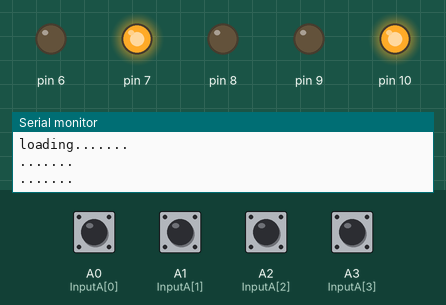
Recording of a sketch running on a simulated Arduino Uno, built with avr-gcc and run on an emulated ATmega328P. On the bench: output pins drawn as LEDs (lit = HIGH), the last lines printed to the serial monitor. The test bench sets the inputs (shaded band); at power-on: A0 (InputA[0]), A1 (InputA[1]), A2 (InputA[2]), A3 (InputA[3]) HIGH.

Above: at 1.2 s.
1.3 s: A0 (InputA[0]) pulled LOW for 0.15 s
At 1.6 s:
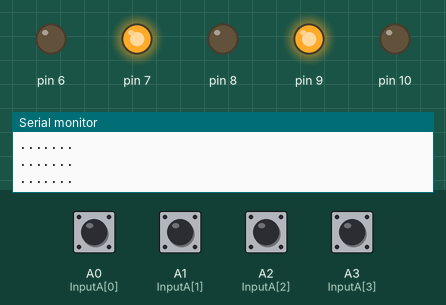
3.3 s: A1 (InputA[1]) pulled LOW for 0.15 s
At 3.6 s:
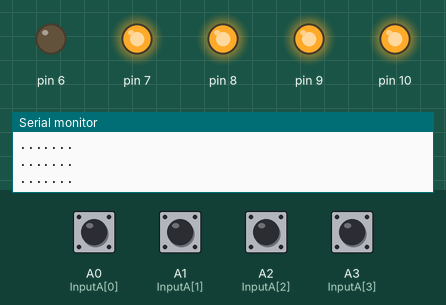
5.3 s: A2 (InputA[2]) pulled LOW for 0.15 s
At 5.6 s:
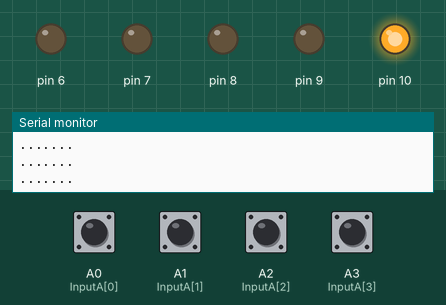
7.3 s: A3 (InputA[3]) pulled LOW for 0.15 s
At 7.6 s:
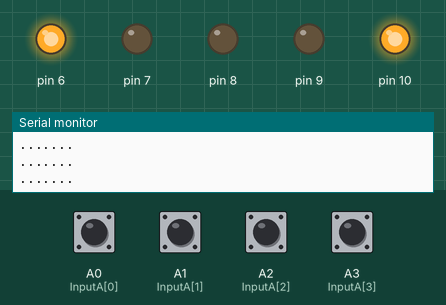
9.3 s: A0 (InputA[0]) driven LOW and A1 (InputA[1]) driven LOW
At 10.6 s:
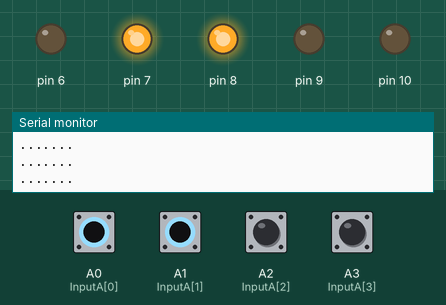
10.9 s: A2 (InputA[2]) pulled LOW for 1 s
At 11.9 s:
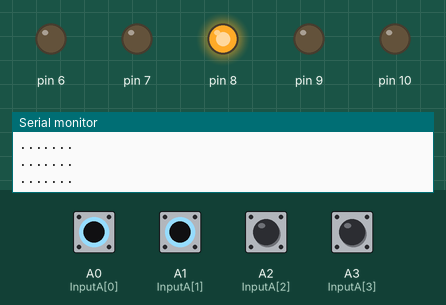
Timing chart, 0 to 13.9 s (numbered marks = the images above; inputs shaded):
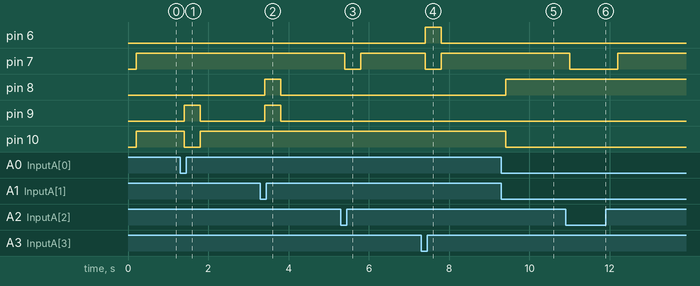

The sketch:

binary_addition_example1.ino
```cpp
//selection
int value_A1 = 2;
int value_A2 = 3;
int value_A3 = 4;
int value_A4 = 5;

//A inputs
int InputA[4] = {A0,A1,A2,A3};

//B inputs
int InputB[4] = {0,0,1,1};

//Output LED
int R1 = 0;
int R2 = 0;
int R3 = 0;
int R4 = 0;


void setup()
{
  Serial.begin(9600);

//LED Output
  pinMode(6,OUTPUT);
  pinMode(7,OUTPUT);
  pinMode(8,OUTPUT);
  pinMode(9,OUTPUT);
  pinMode(10,OUTPUT);

//For selection
  pinMode(value_A1, INPUT_PULLUP);
  pinMode(value_A2, INPUT_PULLUP);
  pinMode(value_A3, INPUT_PULLUP);
  pinMode(value_A4, INPUT_PULLUP);

// for Input A
  for (int i = 0; i<4; i++){
    pinMode(InputA[i], INPUT_PULLUP);
  }

  Serial.println("loading.......\n");
}


//main function
void loop(){

delay(200);
 int Cin = 0; //Carry

  //A = 1110
  //B = 0011
  //F = 10001

  //men men
  //tama sakin

  //S1
  int s1 = digitalRead(A3) ^ InputB[3] ^ Cin; // 0

  //Carry
  Cin =
    digitalRead(A3) ^ InputB[3] & Cin |
    digitalRead(A3)& InputB[3] ; // 1

  //s2
  int s2 = digitalRead(A2) ^ InputB[2] ^ Cin; // 0
  //Carry
  Cin =
    digitalRead(A2) ^ InputB[2] & Cin |
    digitalRead(A2)& InputB[2] ; // 1


  //s3
  int s3 = digitalRead(A1) ^ InputB[1] ^ Cin;
  //Carry
  Cin =
    digitalRead(A1) ^ InputB[1] & Cin |
    digitalRead(A1)& InputB[1] ;

  //s4
  int s4 = digitalRead(InputA[0]) ^ InputB[0] ^ Cin;
  //Carry
  Cin =
    digitalRead(A0) ^ InputB[0] & Cin |
    digitalRead(A0)& InputB[0] ;


  digitalWrite(10,Cin);
  digitalWrite(9,s4);
  digitalWrite(8,s3);
  digitalWrite(7,s2);
  digitalWrite(6,s1);

  delay(200);
  Serial.println(".......\n");

}
```

Measured:
- after the input at 1.3 s, pin 9: LOW → HIGH after 0.10 s, → LOW 0.40 s later; pin 10: HIGH → LOW after 0.10 s, → HIGH 0.40 s later
- after the input at 3.3 s, pin 8, pin 9: LOW → HIGH after 0.10 s, → LOW 0.40 s later
- after the input at 5.3 s, pin 7: HIGH → LOW after 0.10 s, → HIGH 0.40 s later
- after the input at 7.3 s, pin 6: LOW → HIGH after 0.10 s, → LOW 0.40 s later; pin 7: HIGH → LOW after 0.10 s, → HIGH 0.40 s later
- after the input at 9.3 s, pin 8: LOW → HIGH after 0.10 s; pin 10: HIGH → LOW after 0.10 s
- after the input at 10.9 s, pin 7: HIGH → LOW after 0.10 s, → HIGH 1.2 s later
